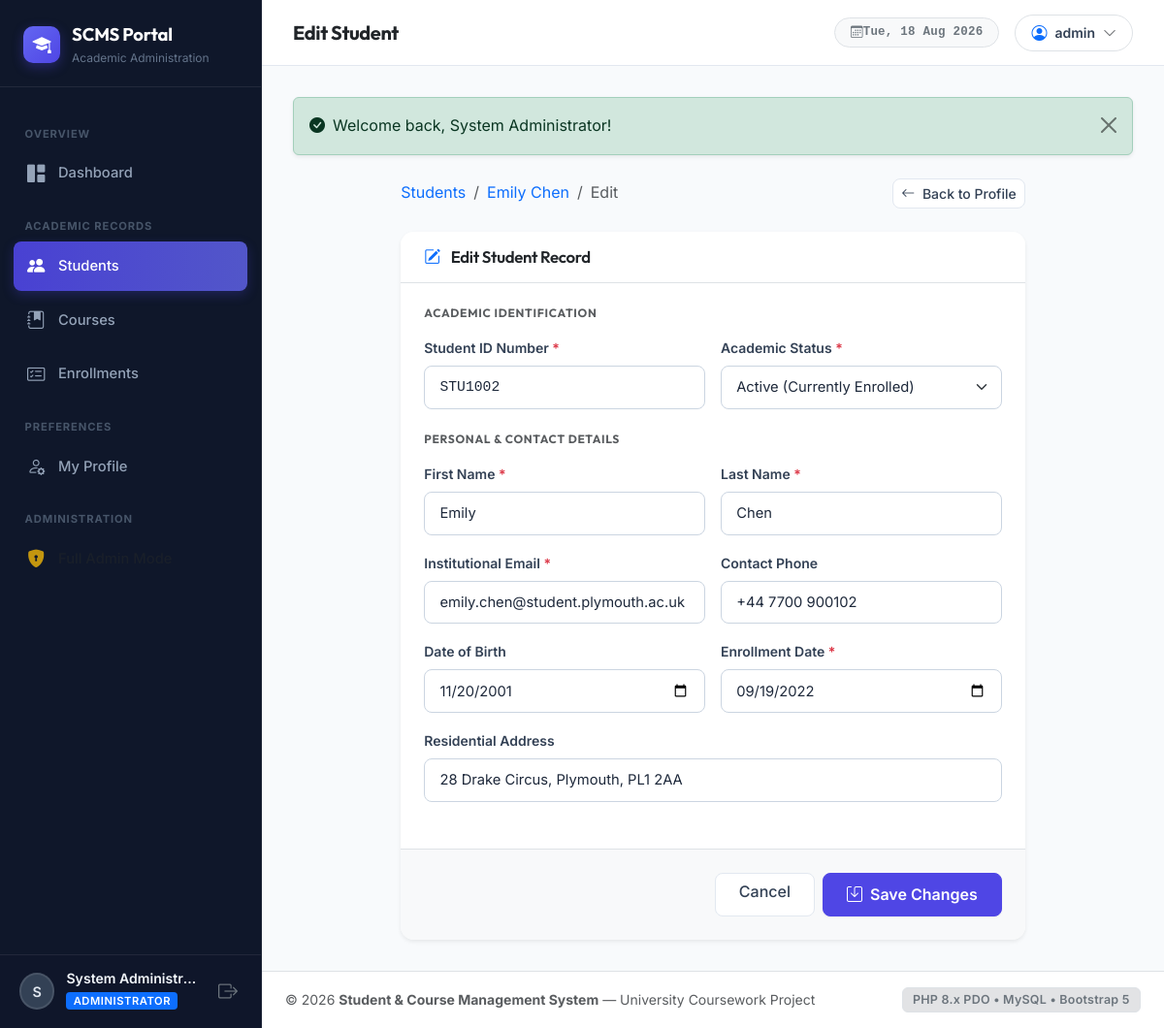
Page /students/edit.php?id=2 (signed in) on the committed database.
### tables this page shows
CREATE TABLE IF NOT EXISTS students (
    id INT AUTO_INCREMENT PRIMARY KEY,
    student_number VARCHAR(20) NOT NULL UNIQUE,
    first_name VARCHAR(50) NOT NULL,
    last_name VARCHAR(50) NOT NULL,
    email VARCHAR(100) NOT NULL UNIQUE,
    phone VARCHAR(20) NULL,
    date_of_birth DATE NULL,
    address VARCHAR(255) NULL,
    enrollment_date DATE NOT NULL,
    status ENUM('active','inactive','graduated') NOT NULL DEFAULT 'active',
    created_at TIMESTAMP DEFAULT CURRENT_TIMESTAMP,
    updated_at TIMESTAMP DEFAULT CURRENT_TIMESTAMP ON UPDATE CURRENT_TIMESTAMP
);

### includes/auth.php (called while the page is built, shortened)
<?php
function get_app_url(string $path = ''): string {
    $script_name = str_replace('\\', '/', $_SERVER['SCRIPT_NAME'] ?? '');
    $script_dir = dirname($script_name);
    $subdirs = ['/students', '/courses', '/enrollments', '/auth', '/config', '/includes'];
    foreach ($subdirs as $dir) {
        if (str_ends_with($script_dir, $dir)) {
            $script_dir = substr($script_dir, 0, -strlen($dir));
            break;
        }
    }
    $base = rtrim($script_dir, '/');
    return ($base === '' ? '' : $base) . '/' . ltrim($path, '/');
}

### students/edit.php (the view, shortened to what this page needs)
<?php
require_once __DIR__ . '/../includes/header.php';
$pdo = get_db();
$errors = [];
$id = (int)($_GET['id'] ?? $_POST['id'] ?? 0);
$stmt = $pdo->prepare("SELECT * FROM students WHERE id = :id LIMIT 1");
$stmt->execute([':id' => $id]);
$student = $stmt->fetch();
$formData = $student;
?>
<div class="row justify-content-center">
    <div class="col-12 col-xl-9">
        <div class="d-flex align-items-center justify-content-between mb-4">
            <nav aria-label="breadcrumb">
                <ol class="breadcrumb mb-0">
                    <li class="breadcrumb-item"><a href="<?= e(get_app_url('students/list.php')) ?>" class="text-decoration-none">Students</a></li>
                    <li class="breadcrumb-item"><a href="<?= e(get_app_url('students/view.php?id=' . $id)) ?>" class="text-decoration-none"><?= e($student['first_name'] . ' ' . $student['last_name']) ?></a></li>
                    <li class="breadcrumb-item active" aria-current="page">Edit</li>
                </ol>
            </nav>
            <a href="<?= e(get_app_url('students/view.php?id=' . $id)) ?>" class="btn btn-sm btn-light">
                <i class="bi bi-arrow-left me-1"></i> Back to Profile
            </a>
        </div>
        <div class="card shadow-sm border-0">
            <div class="card-header bg-white border-bottom py-3">
                <h5 class="card-header-title text-dark">
                    <i class="bi bi-pencil-square text-primary me-2"></i> Edit Student Record
                </h5>
            </div>
            <form method="POST" action="<?= e($_SERVER['PHP_SELF'] . '?id=' . $id) ?>" novalidate>
                <div class="card-body p-4">
                    <h6 class="text-uppercase fw-bold text-muted mb-3" style="font-size: 0.75rem; letter-spacing: 0.06em;">
                        Academic Identification
                    </h6>
                    <div class="row g-3 mb-4">
                        <div class="col-md-6">
                            <label for="student_number" class="form-label">Student ID Number <span class="text-danger">*</span></label>
                            <input type="text"
                                   class="form-control font-monospace <?= isset($errors['Student Number']) || isset($errors['student_number']) ? 'is-invalid' : '' ?>"
                                   id="student_number"
                                   name="student_number"
                                   value="<?= e($formData['student_number']) ?>"
                                   required>
                        </div>
                        <div class="col-md-6">
                            <label for="status" class="form-label">Academic Status <span class="text-danger">*</span></label>
                            <select name="status" id="status" class="form-select <?= isset($errors['status']) ? 'is-invalid' : '' ?>" required>
                                <option value="active" <?= $formData['status'] === 'active' ? 'selected' : '' ?>>Active (Currently Enrolled)</option>
                            </select>
                        </div>
                    </div>
                    <h6 class="text-uppercase fw-bold text-muted mb-3" style="font-size: 0.75rem; letter-spacing: 0.06em;">
                        Personal & Contact Details
                    </h6>
                    <div class="row g-3 mb-4">
                        <div class="col-md-6">
                            <label for="first_name" class="form-label">First Name <span class="text-danger">*</span></label>
                            <input type="text"
                                   class="form-control <?= isset($errors['First Name']) ? 'is-invalid' : '' ?>"
                                   id="first_name"
                                   name="first_name"
                                   value="<?= e($formData['first_name']) ?>"
                                   required>
                        </div>
                        <div class="col-md-6">
                            <label for="last_name" class="form-label">Last Name <span class="text-danger">*</span></label>
                            <input type="text"
                                   class="form-control <?= isset($errors['Last Name']) ? 'is-invalid' : '' ?>"
                                   id="last_name"
                                   name="last_name"
                                   value="<?= e($formData['last_name']) ?>"
                                   required>
                        </div>
                        <div class="col-md-6">
                            <label for="email" class="form-label">Institutional Email <span class="text-danger">*</span></label>
                            <input type="email"
                                   class="form-control <?= isset($errors['Email']) || isset($errors['email']) ? 'is-invalid' : '' ?>"
                                   id="email"
                                   name="email"
                                   value="<?= e($formData['email']) ?>"
                                   required>
                        </div>
                        <div class="col-md-6">
                            <label for="phone" class="form-label">Contact Phone</label>
                            <input type="tel"
                                   class="form-control"
                                   id="phone"
                                   name="phone"
                                   value="<?= e($formData['phone']) ?>">
                        </div>
                        <div class="col-md-6">
                            <label for="date_of_birth" class="form-label">Date of Birth</label>
                            <input type="date"
                                   class="form-control <?= isset($errors['Date of Birth']) ? 'is-invalid' : '' ?>"
                                   id="date_of_birth"
                                   name="date_of_birth"
                                   value="<?= e($formData['date_of_birth']) ?>">
                        </div>
                        <div class="col-md-6">
                            <label for="enrollment_date" class="form-label">Enrollment Date <span class="text-danger">*</span></label>
                            <input type="date"
                                   class="form-control <?= isset($errors['Enrollment Date']) ? 'is-invalid' : '' ?>"
                                   id="enrollment_date"
                                   name="enrollment_date"
                                   value="<?= e($formData['enrollment_date']) ?>"
                                   required>
                        </div>
                        <div class="col-12">
                            <label for="address" class="form-label">Residential Address</label>
                            <input type="text"
                                   class="form-control"
                                   id="address"
                                   name="address"
                                   value="<?= e($formData['address']) ?>">
                        </div>
                    </div>
                </div>
                <div class="card-footer bg-light border-top p-4 d-flex justify-content-end gap-2">
                    <a href="<?= e(get_app_url('students/view.php?id=' . $id)) ?>" class="btn btn-light px-4">Cancel</a>
                    <button type="submit" class="btn btn-primary px-4 fw-semibold">
                        <i class="bi bi-save me-1"></i> Save Changes
                    </button>
                </div>
            </form>
        </div>
    </div>
</div>
<?php require_once __DIR__ . '/../includes/footer.php'; ?>

### assets/css/style.css (style rules this page uses)
:root { --font-sans: 'Inter', -apple-system, BlinkMacSystemFont, 'Segoe UI', Roboto, sans-serif; --font-heading: 'Outfit', var(--font-sans); --primary: #4f46e5; --primary-hover: #4338ca; --primary-light: #eef2ff; --primary-glow: rgba(79, 70, 229, 0.15); --secondary: #64748b; --secondary-light: #f1f5f9; --success: #10b981; --success-light: #ecfdf5; --warning: #f59e0b; --warning-light: #fffbeb; --danger: #ef4444; --danger-light: #fef2f2; --info: #0ea5e9; --info-light: #f0f9ff; --bg-body: #f8fafc; --bg-surface: #ffffff; --bg-sidebar: #0f172a; --bg-sidebar-hover: #1e293b; --bg-sidebar-active: #334155; --border-color: #e2e8f0; --border-color-subtle: #f1f5f9; --text-main: #1e293b; --text-muted: #64748b; --text-heading: #0f172a; --shadow-xs: 0 1px 2px 0 rgba(0, 0, 0, 0.05); --shadow-sm: 0 1px 3px 0 rgba(0, 0, 0, 0.08), 0 1px 2px -1px rgba(0, 0, 0, 0.08); --shadow-md: 0 4px 6px -1px rgba(0, 0, 0, 0.08), 0 2px 4px -2px rgba(0, 0, 0, 0.06); --shadow-lg: 0 10px 15px -3px rgba(0, 0, 0, 0.08), 0 4px 6px -4px rgba(0, 0, 0, 0.04); --shadow-xl: 0 20px 25px -5px rgba(0, 0, 0, 0.1), 0 8px 10px -6px rgba(0, 0, 0, 0.06); --transition-fast: 0.15s cubic-bezier(0.4, 0, 0.2, 1); --transition-base: 0.25s cubic-bezier(0.4, 0, 0.2, 1); }
*, *::before, *::after { box-sizing: border-box; }
body { font-family: var(--font-sans); background-color: var(--bg-body); color: var(--text-main); line-height: 1.6; -webkit-font-smoothing: antialiased; min-height: 100vh; display: flex; flex-direction: column; }
h1, h2, h3, h4, h5, h6, .font-heading { font-family: var(--font-heading); color: var(--text-heading); letter-spacing: -0.02em; font-weight: 600; }
.card { background: var(--bg-surface); border: 1px solid var(--border-color); border-radius: 14px; box-shadow: var(--shadow-sm); transition: var(--transition-base); overflow: hidden; }
.card-header { background: transparent; border-bottom: 1px solid var(--border-color); padding: 1.25rem 1.5rem; display: flex; align-items: center; justify-content: space-between; }
.card-header-title { font-size: 1.05rem; font-weight: 600; margin: 0; }
.card-body { padding: 1.5rem; }
.form-label { font-size: 0.875rem; font-weight: 600; color: #334155; margin-bottom: 0.4rem; }
.form-control, .form-select { border: 1px solid #cbd5e1; border-radius: 8px; padding: 0.65rem 0.95rem; font-size: 0.92rem; color: var(--text-main); background-color: #ffffff; transition: var(--transition-fast); }
.btn-primary { background-color: var(--primary); border-color: var(--primary); font-weight: 500; padding: 0.6rem 1.25rem; border-radius: 8px; box-shadow: var(--shadow-xs); transition: var(--transition-fast); }
.btn-light { background: #ffffff; border: 1px solid var(--border-color); color: #334155; font-weight: 500; border-radius: 8px; }

### rows in the picture
students: first_name+last_name "Emily Chen", student_number "STU1002", status "Active (Currently Enrolled)", first_name "Emily", last_name "Chen", email "emily.chen@student.plymouth.ac.uk", phone "+44 7700 900102", date_of_birth "11/20/2001", enrollment_date "09/19/2022", address "28 Drake Circus, Plymouth, PL1 2AA"

### other values in the picture
substr($current_user['full_name'] ?? 'U', 0, 1) "S"
$current_user['full_name'] "System Administr…"
$page_title "Edit Student"
$current_user['username'] "admin"
$text "Welcome back, System Administrator!"
